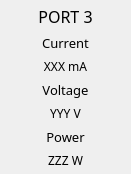
     <widget class="QWidget" name="verticalLayoutWidget_7">
      <property name="geometry">
       <rect>
        <x>430</x>
        <y>10</y>
        <width>131</width>
        <height>171</height>
       </rect>
      </property>
      <layout class="QVBoxLayout" name="verticalLayout_7">
       <property name="leftMargin">
        <number>5</number>
       </property>
       <property name="topMargin">
        <number>5</number>
       </property>
       <property name="rightMargin">
        <number>5</number>
       </property>
       <property name="bottomMargin">
        <number>5</number>
       </property>
       <item>
        <widget class="QLabel" name="port3_label">
         <property name="font">
          <font>
           <family>BIZ UDPゴシック</family>
           <pointsize>12</pointsize>
          </font>
         </property>
         <property name="text">
          <string>PORT 3</string>
         </property>
         <property name="alignment">
          <set>Qt::AlignCenter</set>
         </property>
        </widget>
       </item>
       <item>
        <widget class="QLabel" name="label_28">
         <property name="font">
          <font>
           <family>BIZ UDPゴシック</family>
           <pointsize>10</pointsize>
          </font>
         </property>
         <property name="text">
          <string>Current</string>
         </property>
         <property name="alignment">
          <set>Qt::AlignCenter</set>
         </property>
        </widget>
       </item>
       <item>
        <widget class="QLabel" name="label_port3_current_value">
         <property name="font">
          <font>
           <family>BIZ UDPゴシック</family>
           <pointsize>9</pointsize>
          </font>
         </property>
         <property name="text">
          <string>XXX mA</string>
         </property>
         <property name="alignment">
          <set>Qt::AlignCenter</set>
         </property>
        </widget>
       </item>
       <item>
        <widget class="QLabel" name="label_30">
         <property name="font">
          <font>
           <family>BIZ UDPゴシック</family>
           <pointsize>10</pointsize>
          </font>
         </property>
         <property name="text">
          <string>Voltage</string>
         </property>
         <property name="alignment">
          <set>Qt::AlignCenter</set>
         </property>
        </widget>
       </item>
       <item>
        <widget class="QLabel" name="label_port3_voltage_value">
         <property name="font">
          <font>
           <family>BIZ UDPゴシック</family>
           <pointsize>9</pointsize>
          </font>
         </property>
         <property name="text">
          <string>YYY V</string>
         </property>
         <property name="alignment">
          <set>Qt::AlignCenter</set>
         </property>
        </widget>
       </item>
       <item>
        <widget class="QLabel" name="label_32">
         <property name="font">
          <font>
           <family>BIZ UDPゴシック</family>
           <pointsize>10</pointsize>
          </font>
         </property>
         <property name="text">
          <string>Power</string>
         </property>
         <property name="alignment">
          <set>Qt::AlignCenter</set>
         </property>
        </widget>
       </item>
       <item>
        <widget class="QLabel" name="label_port3_power_value">
         <property name="font">
          <font>
           <family>BIZ UDPゴシック</family>
           <pointsize>9</pointsize>
          </font>
         </property>
         <property name="text">
          <string>ZZZ W</string>
         </property>
         <property name="alignment">
          <set>Qt::AlignCenter</set>
         </property>
        </widget>
       </item>
      </layout>
     </widget>
